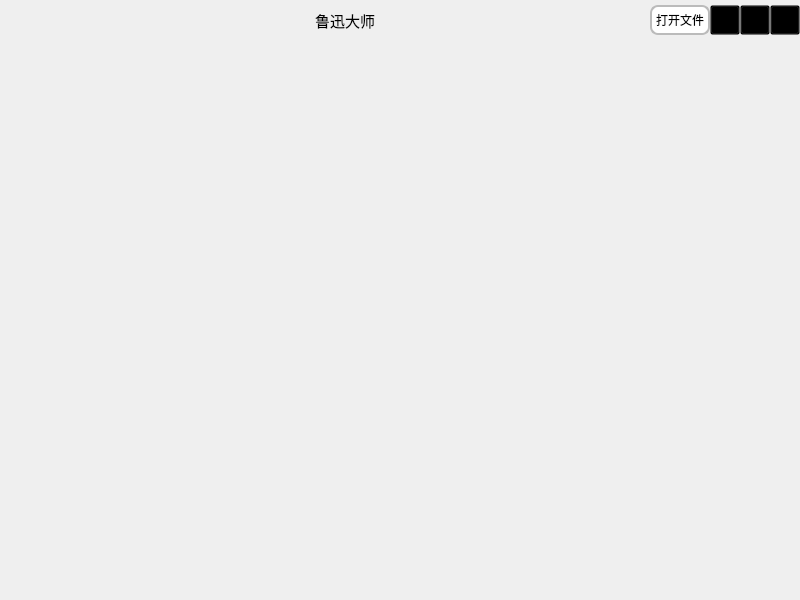
<?xml version="1.0" encoding="UTF-8"?>
<ui version="4.0">
 <class>Widget</class>
 <widget class="FramelessWidget" name="Widget">
  <property name="geometry">
   <rect>
    <x>0</x>
    <y>0</y>
    <width>800</width>
    <height>600</height>
   </rect>
  </property>
  <property name="sizePolicy">
   <sizepolicy hsizetype="Expanding" vsizetype="Expanding">
    <horstretch>0</horstretch>
    <verstretch>0</verstretch>
   </sizepolicy>
  </property>
  <property name="windowTitle">
   <string>Form</string>
  </property>
  <property name="styleSheet">
   <string notr="true"/>
  </property>
  <layout class="QVBoxLayout" name="verticalLayout">
   <property name="spacing">
    <number>0</number>
   </property>
   <property name="leftMargin">
    <number>0</number>
   </property>
   <property name="topMargin">
    <number>0</number>
   </property>
   <property name="rightMargin">
    <number>0</number>
   </property>
   <property name="bottomMargin">
    <number>0</number>
   </property>
   <item>
    <widget class="QWidget" name="titleBar" native="true">
     <property name="sizePolicy">
      <sizepolicy hsizetype="Expanding" vsizetype="Fixed">
       <horstretch>0</horstretch>
       <verstretch>0</verstretch>
      </sizepolicy>
     </property>
     <property name="minimumSize">
      <size>
       <width>0</width>
       <height>40</height>
      </size>
     </property>
     <property name="maximumSize">
      <size>
       <width>16777215</width>
       <height>40</height>
      </size>
     </property>
     <layout class="QHBoxLayout" name="horizontalLayout_2">
      <property name="spacing">
       <number>0</number>
      </property>
      <property name="leftMargin">
       <number>0</number>
      </property>
      <property name="topMargin">
       <number>0</number>
      </property>
      <property name="rightMargin">
       <number>0</number>
      </property>
      <property name="bottomMargin">
       <number>0</number>
      </property>
      <item>
       <widget class="MaskLabel" name="ico">
        <property name="sizePolicy">
         <sizepolicy hsizetype="Fixed" vsizetype="Fixed">
          <horstretch>0</horstretch>
          <verstretch>0</verstretch>
         </sizepolicy>
        </property>
        <property name="minimumSize">
         <size>
          <width>40</width>
          <height>40</height>
         </size>
        </property>
        <property name="maximumSize">
         <size>
          <width>40</width>
          <height>40</height>
         </size>
        </property>
        <property name="text">
         <string/>
        </property>
        <property name="textFormat">
         <enum>Qt::AutoText</enum>
        </property>
        <property name="pixmap">
         <pixmap resource="Res.qrc">:/ico/1.jpg</pixmap>
        </property>
       </widget>
      </item>
      <item>
       <widget class="QLabel" name="labTitle">
        <property name="sizePolicy">
         <sizepolicy hsizetype="Expanding" vsizetype="Fixed">
          <horstretch>0</horstretch>
          <verstretch>0</verstretch>
         </sizepolicy>
        </property>
        <property name="minimumSize">
         <size>
          <width>0</width>
          <height>40</height>
         </size>
        </property>
        <property name="maximumSize">
         <size>
          <width>16777215</width>
          <height>40</height>
         </size>
        </property>
        <property name="font">
         <font>
          <family>楷体</family>
          <pointsize>11</pointsize>
         </font>
        </property>
        <property name="text">
         <string>鲁迅大师</string>
        </property>
        <property name="textFormat">
         <enum>Qt::AutoText</enum>
        </property>
        <property name="alignment">
         <set>Qt::AlignCenter</set>
        </property>
       </widget>
      </item>
      <item>
       <widget class="QPushButton" name="pushButton">
        <property name="minimumSize">
         <size>
          <width>60</width>
          <height>30</height>
         </size>
        </property>
        <property name="maximumSize">
         <size>
          <width>60</width>
          <height>30</height>
         </size>
        </property>
        <property name="styleSheet">
         <string notr="true">border:2px solid #BBBBBB;background:#FFFFFF;
border-radius:8px</string>
        </property>
        <property name="text">
         <string>打开文件</string>
        </property>
       </widget>
      </item>
      <item>
       <widget class="QWidget" name="widgetMenu" native="true">
        <property name="sizePolicy">
         <sizepolicy hsizetype="Fixed" vsizetype="Expanding">
          <horstretch>0</horstretch>
          <verstretch>0</verstretch>
         </sizepolicy>
        </property>
        <property name="maximumSize">
         <size>
          <width>16777215</width>
          <height>40</height>
         </size>
        </property>
        <layout class="QHBoxLayout" name="horizontalLayout">
         <property name="spacing">
          <number>0</number>
         </property>
         <property name="leftMargin">
          <number>0</number>
         </property>
         <property name="topMargin">
          <number>0</number>
         </property>
         <property name="rightMargin">
          <number>0</number>
         </property>
         <property name="bottomMargin">
          <number>0</number>
         </property>
         <item>
          <widget class="QPushButton" name="btnMenu_Min">
           <property name="sizePolicy">
            <sizepolicy hsizetype="Fixed" vsizetype="Fixed">
             <horstretch>0</horstretch>
             <verstretch>0</verstretch>
            </sizepolicy>
           </property>
           <property name="minimumSize">
            <size>
             <width>30</width>
             <height>30</height>
            </size>
           </property>
           <property name="maximumSize">
            <size>
             <width>30</width>
             <height>30</height>
            </size>
           </property>
           <property name="styleSheet">
            <string notr="true">QPushButton{background-color:transparent}</string>
           </property>
           <property name="text">
            <string/>
           </property>
           <property name="icon">
            <iconset resource="Res.qrc">
             <normaloff>:/ico/4.png</normaloff>:/ico/4.png</iconset>
           </property>
          </widget>
         </item>
         <item>
          <widget class="QPushButton" name="btnMenu_Max">
           <property name="sizePolicy">
            <sizepolicy hsizetype="Expanding" vsizetype="Fixed">
             <horstretch>0</horstretch>
             <verstretch>0</verstretch>
            </sizepolicy>
           </property>
           <property name="minimumSize">
            <size>
             <width>30</width>
             <height>30</height>
            </size>
           </property>
           <property name="maximumSize">
            <size>
             <width>30</width>
             <height>30</height>
            </size>
           </property>
           <property name="styleSheet">
            <string notr="true">QPushButton{background-color:transparent}</string>
           </property>
           <property name="text">
            <string/>
           </property>
           <property name="icon">
            <iconset resource="Res.qrc">
             <normaloff>:/ico/3.png</normaloff>:/ico/3.png</iconset>
           </property>
          </widget>
         </item>
         <item>
          <widget class="QPushButton" name="btnMenu_Close">
           <property name="sizePolicy">
            <sizepolicy hsizetype="Fixed" vsizetype="Fixed">
             <horstretch>0</horstretch>
             <verstretch>0</verstretch>
            </sizepolicy>
           </property>
           <property name="minimumSize">
            <size>
             <width>30</width>
             <height>30</height>
            </size>
           </property>
           <property name="maximumSize">
            <size>
             <width>30</width>
             <height>30</height>
            </size>
           </property>
           <property name="styleSheet">
            <string notr="true">QPushButton{background-color:transparent}</string>
           </property>
           <property name="text">
            <string/>
           </property>
           <property name="icon">
            <iconset resource="Res.qrc">
             <normaloff>:/ico/2.png</normaloff>:/ico/2.png</iconset>
           </property>
          </widget>
         </item>
        </layout>
       </widget>
      </item>
     </layout>
    </widget>
   </item>
   <item>
    <widget class="VideoWidget" name="widgetMain" native="true">
     <property name="sizePolicy">
      <sizepolicy hsizetype="Expanding" vsizetype="Expanding">
       <horstretch>0</horstretch>
       <verstretch>0</verstretch>
      </sizepolicy>
     </property>
     <property name="styleSheet">
      <string notr="true"/>
     </property>
    </widget>
   </item>
  </layout>
 </widget>
 <customwidgets>
  <customwidget>
   <class>FramelessWidget</class>
   <extends>QWidget</extends>
   <header>framelesswidget.h</header>
   <container>1</container>
  </customwidget>
  <customwidget>
   <class>MaskLabel</class>
   <extends>QLabel</extends>
   <header location="global">MaskLabel.h</header>
  </customwidget>
  <customwidget>
   <class>VideoWidget</class>
   <extends>QWidget</extends>
   <header location="global">VideoWidget.h</header>
   <container>1</container>
  </customwidget>
 </customwidgets>
 <resources>
  <include location="Res.qrc"/>
 </resources>
 <connections/>
</ui>
